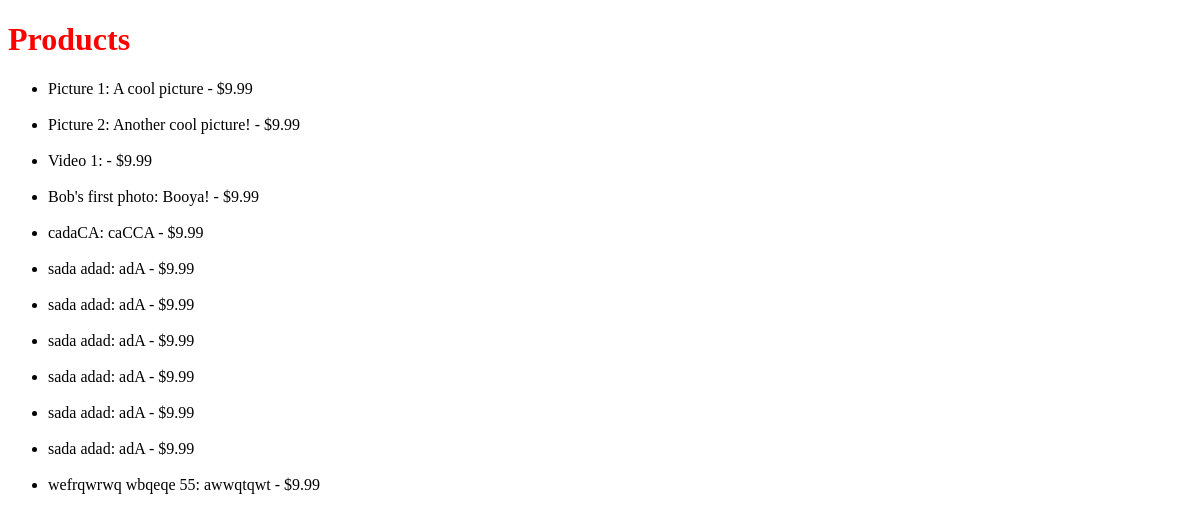
/products/, run on an earlier commit of the app's database.
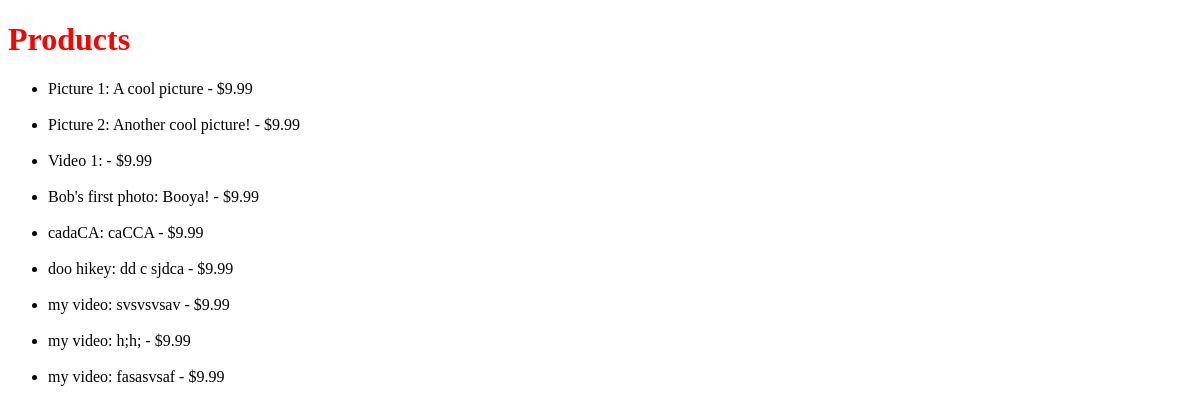
And on a later commit of the database.
### products/models.py (models this page shows)
class Product(m.Model):
    title = m.CharField(max_length=30)
    slug = m.SlugField(blank=True, unique=True)
    description = m.TextField(blank=True)
    price = m.DecimalField(max_digits=100, decimal_places=2, default=9.99)
    sale_price = m.DecimalField(max_digits=100, decimal_places=2, default=6.99, null=True, blank=True)
    is_available = m.BooleanField()  # is the product available to purchase?
    def __str__(self):
        return self.title

### products/views.py (the view)
# urls.py: url(r'^products/$', product_views.ProductListView.as_view(), name='product_list_view'),
class ProductListView(ListView):
    model = Product
    def get_context_data(self, **kwargs):
        context = super(ProductListView, self).get_context_data()
        print(context)
        context['queryset'] = self.get_queryset()
        return context
    def get_queryset(self):
        qs = super(ProductListView, self).get_queryset()
        qs = qs.filter(price__lte=9.99)
        return qs

### templates/products/product_list.html
{% extends 'base.html'%}
{% block content %}
<h1>Products</h1>
<ul>
    {% for instance in object_list %}
        <li> {{ instance }}: {{ instance.description }}  -  ${{ instance.price }}</li>
        <br></li>
    {% empty %}
        <li>No Products have been registered yet</li>
    {% endfor %}
</ul>
{% endblock %}

### templates/base.html (shortened to what this page needs)
<!DOCTYPE html>
<html lang="en">
<head>
</head>
<body>
    {% block content %}{% endblock content %}
</body>
</html>

What changed in the data, as far as the page shows it:
removed Product: title "sada adad", description "adA", price "9.99"
removed Product: title "sada adad", description "adA", price "9.99"
removed Product: title "wefrqwrwq wbqeqe 55", description "awwqtqwt", price "9.99"
changed Product: title "sada adad" → "doo hikey"; description "adA" → "dd c sjdca"
changed Product: title "sada adad" → "my video"; description "adA" → "svsvsvsav"
changed Product (number 8 of 9 on the later page): title "sada adad" → "my video"; description "adA" → "h;h;"
changed Product: title "sada adad" → "my video"; description "adA" → "fasasvsaf"
